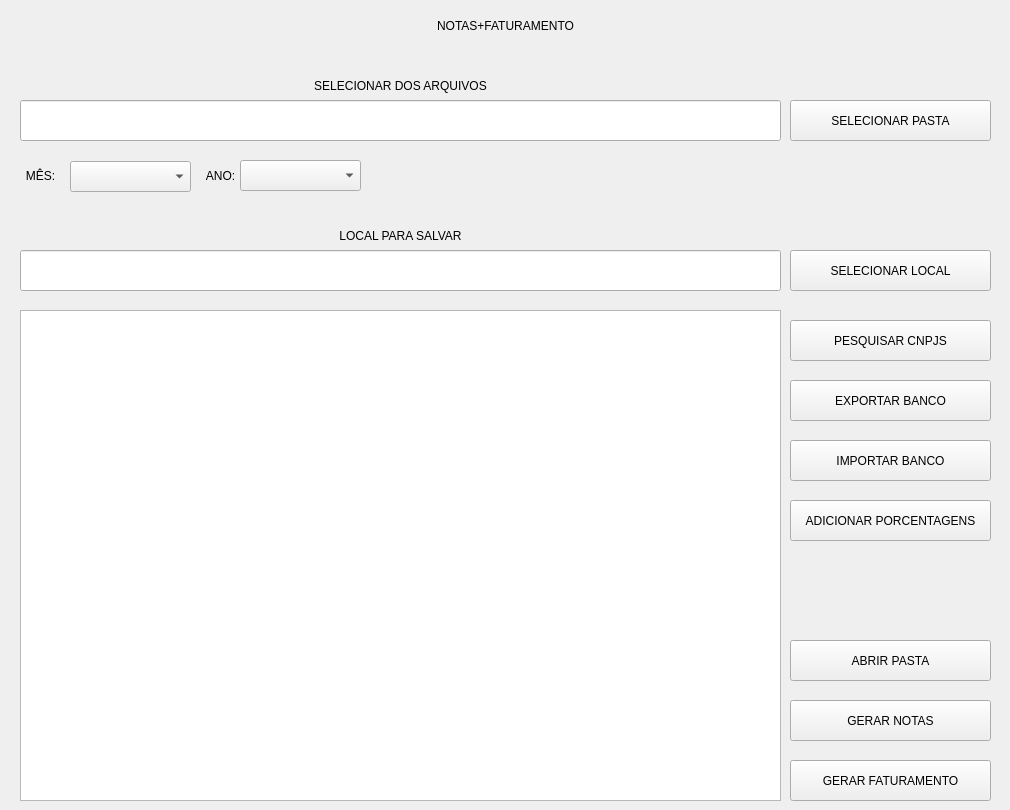
    <widget class="QWidget" name="pagNotas">
     <widget class="QLabel" name="label_8">
      <property name="geometry">
       <rect>
        <x>10</x>
        <y>10</y>
        <width>991</width>
        <height>31</height>
       </rect>
      </property>
      <property name="text">
       <string>NOTAS+FATURAMENTO</string>
      </property>
      <property name="alignment">
       <set>Qt::AlignCenter</set>
      </property>
     </widget>
     <widget class="QPushButton" name="btnNotatransformar">
      <property name="enabled">
       <bool>true</bool>
      </property>
      <property name="geometry">
       <rect>
        <x>790</x>
        <y>700</y>
        <width>201</width>
        <height>41</height>
       </rect>
      </property>
      <property name="styleSheet">
       <string notr="true"/>
      </property>
      <property name="text">
       <string>GERAR NOTAS</string>
      </property>
      <property name="class" stdset="0">
       <string>botoes1</string>
      </property>
     </widget>
     <widget class="QPushButton" name="btnNotaarq">
      <property name="geometry">
       <rect>
        <x>790</x>
        <y>100</y>
        <width>201</width>
        <height>41</height>
       </rect>
      </property>
      <property name="text">
       <string>SELECIONAR PASTA</string>
      </property>
      <property name="class" stdset="0">
       <string>botoes2</string>
      </property>
     </widget>
     <widget class="QLabel" name="label_9">
      <property name="geometry">
       <rect>
        <x>20</x>
        <y>70</y>
        <width>761</width>
        <height>31</height>
       </rect>
      </property>
      <property name="styleSheet">
       <string notr="true"/>
      </property>
      <property name="text">
       <string>SELECIONAR DOS ARQUIVOS</string>
      </property>
      <property name="alignment">
       <set>Qt::AlignCenter</set>
      </property>
     </widget>
     <widget class="QLabel" name="label_10">
      <property name="geometry">
       <rect>
        <x>20</x>
        <y>220</y>
        <width>761</width>
        <height>31</height>
       </rect>
      </property>
      <property name="styleSheet">
       <string notr="true"/>
      </property>
      <property name="text">
       <string>LOCAL PARA SALVAR</string>
      </property>
      <property name="alignment">
       <set>Qt::AlignCenter</set>
      </property>
     </widget>
     <widget class="QPushButton" name="btnNotalocal">
      <property name="geometry">
       <rect>
        <x>790</x>
        <y>250</y>
        <width>201</width>
        <height>41</height>
       </rect>
      </property>
      <property name="text">
       <string>SELECIONAR LOCAL</string>
      </property>
      <property name="class" stdset="0">
       <string>botoes2</string>
      </property>
     </widget>
     <widget class="QLineEdit" name="localNotas">
      <property name="geometry">
       <rect>
        <x>20</x>
        <y>100</y>
        <width>761</width>
        <height>41</height>
       </rect>
      </property>
      <property name="text">
       <string/>
      </property>
     </widget>
     <widget class="QTextEdit" name="txtinfoNota">
      <property name="geometry">
       <rect>
        <x>20</x>
        <y>310</y>
        <width>761</width>
        <height>491</height>
       </rect>
      </property>
      <property name="html">
       <string>&lt;!DOCTYPE HTML PUBLIC &quot;-//W3C//DTD HTML 4.0//EN&quot; &quot;http://www.w3.org/TR/REC-html40/strict.dtd&quot;&gt;
&lt;html&gt;&lt;head&gt;&lt;meta name=&quot;qrichtext&quot; content=&quot;1&quot; /&gt;&lt;style type=&quot;text/css&quot;&gt;
p, li { white-space: pre-wrap; }
&lt;/style&gt;&lt;/head&gt;&lt;body style=&quot; font-family:'MS Shell Dlg 2'; font-size:8.25pt; font-weight:400; font-style:normal;&quot;&gt;
&lt;p style=&quot;-qt-paragraph-type:empty; margin-top:0px; margin-bottom:0px; margin-left:0px; margin-right:0px; -qt-block-indent:0; text-indent:0px; font-size:12pt;&quot;&gt;&lt;br /&gt;&lt;/p&gt;&lt;/body&gt;&lt;/html&gt;</string>
      </property>
     </widget>
     <widget class="QPushButton" name="btnAbrPastaNota">
      <property name="geometry">
       <rect>
        <x>790</x>
        <y>640</y>
        <width>201</width>
        <height>41</height>
       </rect>
      </property>
      <property name="styleSheet">
       <string notr="true"/>
      </property>
      <property name="text">
       <string>ABRIR PASTA</string>
      </property>
      <property name="class" stdset="0">
       <string>botoes1</string>
      </property>
     </widget>
     <widget class="QLineEdit" name="localNotasSalvar">
      <property name="geometry">
       <rect>
        <x>20</x>
        <y>250</y>
        <width>761</width>
        <height>41</height>
       </rect>
      </property>
      <property name="text">
       <string/>
      </property>
     </widget>
     <widget class="QLabel" name="label_11">
      <property name="geometry">
       <rect>
        <x>10</x>
        <y>160</y>
        <width>61</width>
        <height>31</height>
       </rect>
      </property>
      <property name="text">
       <string>MÊS:</string>
      </property>
      <property name="alignment">
       <set>Qt::AlignCenter</set>
      </property>
     </widget>
     <widget class="QLabel" name="label_12">
      <property name="geometry">
       <rect>
        <x>190</x>
        <y>160</y>
        <width>61</width>
        <height>31</height>
       </rect>
      </property>
      <property name="text">
       <string>ANO:</string>
      </property>
      <property name="alignment">
       <set>Qt::AlignCenter</set>
      </property>
     </widget>
     <widget class="QPushButton" name="btnCNPJ">
      <property name="geometry">
       <rect>
        <x>790</x>
        <y>320</y>
        <width>201</width>
        <height>41</height>
       </rect>
      </property>
      <property name="text">
       <string>PESQUISAR CNPJS</string>
      </property>
      <property name="class" stdset="0">
       <string>botoes1</string>
      </property>
     </widget>
     <widget class="QPushButton" name="btn_exportar">
      <property name="geometry">
       <rect>
        <x>790</x>
        <y>380</y>
        <width>201</width>
        <height>41</height>
       </rect>
      </property>
      <property name="styleSheet">
       <string notr="true"/>
      </property>
      <property name="text">
       <string>EXPORTAR BANCO</string>
      </property>
      <property name="class" stdset="0">
       <string>botoes1</string>
      </property>
     </widget>
     <widget class="QComboBox" name="txtmes">
      <property name="geometry">
       <rect>
        <x>70</x>
        <y>161</y>
        <width>121</width>
        <height>31</height>
       </rect>
      </property>
      <item>
       <property name="text">
        <string/>
       </property>
      </item>
      <item>
       <property name="text">
        <string>01</string>
       </property>
      </item>
      <item>
       <property name="text">
        <string>02</string>
       </property>
      </item>
      <item>
       <property name="text">
        <string>03</string>
       </property>
      </item>
      <item>
       <property name="text">
        <string>04</string>
       </property>
      </item>
      <item>
       <property name="text">
        <string>05</string>
       </property>
      </item>
      <item>
       <property name="text">
        <string>06</string>
       </property>
      </item>
      <item>
       <property name="text">
        <string>07</string>
       </property>
      </item>
      <item>
       <property name="text">
        <string>08</string>
       </property>
      </item>
      <item>
       <property name="text">
        <string>09</string>
       </property>
      </item>
      <item>
       <property name="text">
        <string>10</string>
       </property>
      </item>
      <item>
       <property name="text">
        <string>11</string>
       </property>
      </item>
      <item>
       <property name="text">
        <string>12</string>
       </property>
      </item>
     </widget>
     <widget class="QComboBox" name="txtano">
      <property name="geometry">
       <rect>
        <x>240</x>
        <y>160</y>
        <width>121</width>
        <height>31</height>
       </rect>
      </property>
      <property name="autoFillBackground">
       <bool>false</bool>
      </property>
      <item>
       <property name="text">
        <string/>
       </property>
      </item>
      <item>
       <property name="text">
        <string>2018</string>
       </property>
      </item>
      <item>
       <property name="text">
        <string>2019</string>
       </property>
      </item>
      <item>
       <property name="text">
        <string>2020</string>
       </property>
      </item>
      <item>
       <property name="text">
        <string>2021</string>
       </property>
      </item>
      <item>
       <property name="text">
        <string>2022</string>
       </property>
      </item>
      <item>
       <property name="text">
        <string>2023</string>
       </property>
      </item>
      <item>
       <property name="text">
        <string>2024</string>
       </property>
      </item>
      <item>
       <property name="text">
        <string>2025</string>
       </property>
      </item>
      <item>
       <property name="text">
        <string>2026</string>
       </property>
      </item>
      <item>
       <property name="text">
        <string>2027</string>
       </property>
      </item>
      <item>
       <property name="text">
        <string>2028</string>
       </property>
      </item>
      <item>
       <property name="text">
        <string>2029</string>
       </property>
      </item>
      <item>
       <property name="text">
        <string>2030</string>
       </property>
      </item>
     </widget>
     <widget class="QPushButton" name="btnFATtransformar">
      <property name="enabled">
       <bool>true</bool>
      </property>
      <property name="geometry">
       <rect>
        <x>790</x>
        <y>760</y>
        <width>201</width>
        <height>41</height>
       </rect>
      </property>
      <property name="styleSheet">
       <string notr="true"/>
      </property>
      <property name="text">
       <string>GERAR FATURAMENTO</string>
      </property>
      <property name="class" stdset="0">
       <string>botoes1</string>
      </property>
     </widget>
     <widget class="QPushButton" name="btn_importar">
      <property name="geometry">
       <rect>
        <x>790</x>
        <y>440</y>
        <width>201</width>
        <height>41</height>
       </rect>
      </property>
      <property name="styleSheet">
       <string notr="true"/>
      </property>
      <property name="text">
       <string>IMPORTAR BANCO</string>
      </property>
      <property name="class" stdset="0">
       <string>botoes1</string>
      </property>
     </widget>
     <widget class="QPushButton" name="btn_porcent">
      <property name="geometry">
       <rect>
        <x>790</x>
        <y>500</y>
        <width>201</width>
        <height>41</height>
       </rect>
      </property>
      <property name="styleSheet">
       <string notr="true"/>
      </property>
      <property name="text">
       <string>ADICIONAR PORCENTAGENS</string>
      </property>
      <property name="class" stdset="0">
       <string>botoes1</string>
      </property>
     </widget>
    </widget>
